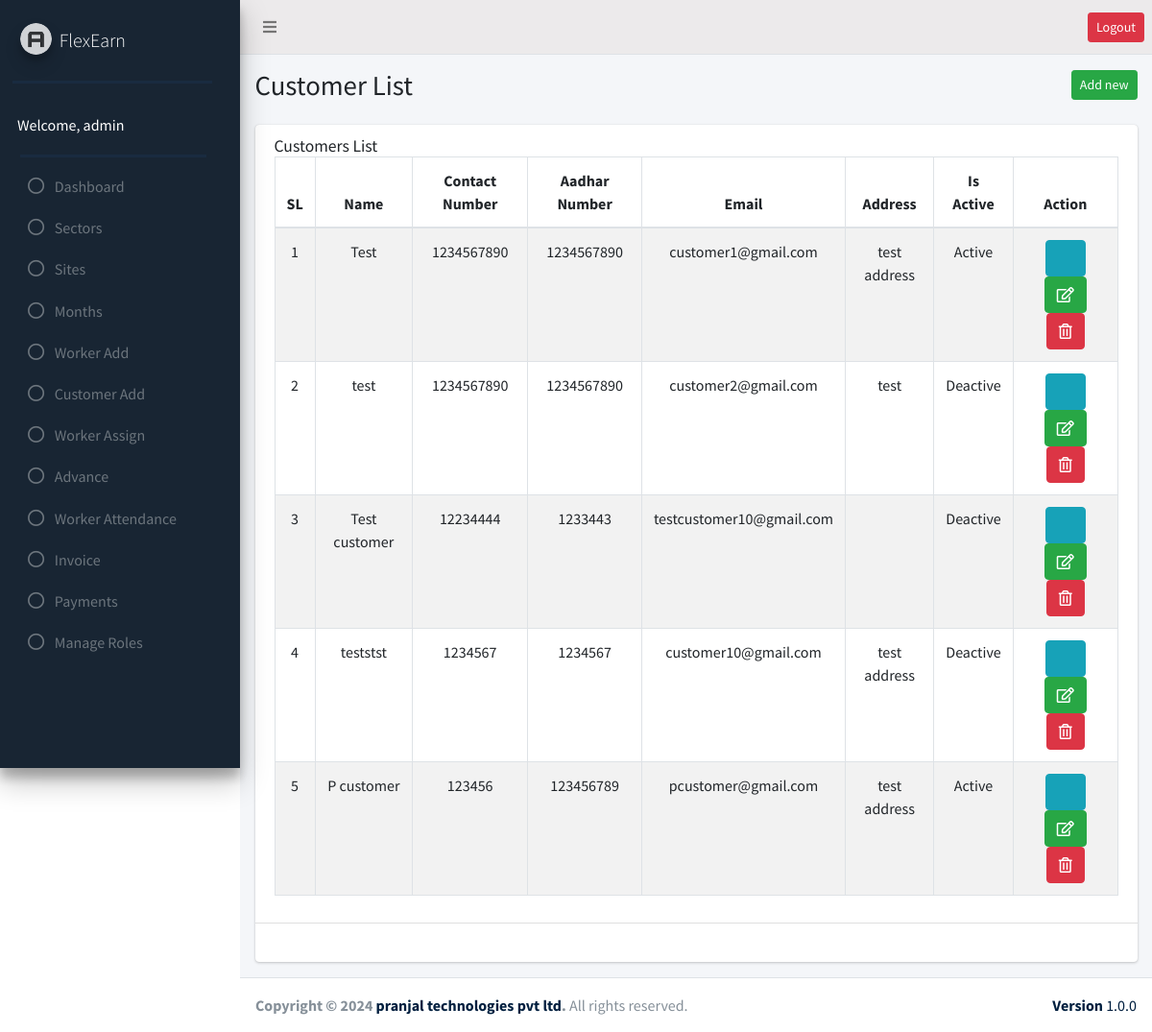
Page /Manpower/add_worker/view_customer.php (signed in) on the committed database.
### tables this page shows
CREATE TABLE `user_role` (
  `id` int(11) NOT NULL,
  `adminID` int(11) NOT NULL,
  `sites_edit` int(50) DEFAULT NULL,
  `sites_delete` int(50) DEFAULT NULL,
  `sectors_edit` int(50) DEFAULT NULL,
  `sectors_delete` int(50) DEFAULT NULL,
  `add_worker_edit` int(50) DEFAULT NULL,
  `add_worker_delete` int(50) DEFAULT NULL,
  `add_customer_edit` int(50) NOT NULL,
  `add_customer_delete` int(50) NOT NULL,
  `worker_assign_edit` int(50) DEFAULT NULL,
  `worker_assign_delete` int(50) DEFAULT NULL,
  `advance_edit` int(50) DEFAULT NULL,
  `advance_delete` int(50) DEFAULT NULL,
  `payments_edit` int(50) DEFAULT NULL,
  `payments_delete` int(50) DEFAULT NULL,
  `month_edit` int(50) DEFAULT NULL,
  `month_delete` int(50) DEFAULT NULL,
  `modules_edit` int(50) DEFAULT NULL,
  `modules_delete` int(50) DEFAULT NULL,
  `user_lists_edit` int(50) DEFAULT NULL,
  `user_lists_delete` int(50) DEFAULT NULL,
  `worker_attendance_edit` int(11) NOT NULL,
  `worker_attendance_delete` int(11) NOT NULL,
  `invoice_edit` int(11) NOT NULL,
  `invoice_delete` int(11) NOT NULL,
  `user_role_edit` int(50) NOT NULL,
  `user_role_delete` int(50) NOT NULL
);

CREATE TABLE `customers` (
  `id` int(11) NOT NULL,
  `name` varchar(100) NOT NULL,
  `contact_no` int(50) NOT NULL,
  `aadhar_no` varchar(50) NOT NULL,
  `email` varchar(100) NOT NULL,
  `address` varchar(200) NOT NULL,
  `password` varchar(50) NOT NULL,
  `is_active` int(1) NOT NULL
);

### Manpower/add_worker/view_customer.php (the view, shortened to what this page needs)
<?php
require_once("../header.php");
require_once("../sidebar.php");
require_once("../db_config.php");
$work = $conn->query("SELECT * FROM `customers`");
?>
<section class="content-header">
  <div class="container-fluid">
    <div class="row mb-2">
      <div class="col-sm-6">
        <h1 class="">Customer List</h1>
      </div>
      <div class="col-sm-6">
        <ol class="breadcrumb float-sm-right">
          <li class="breadcrumb-item"><a href="add_customer.php" class="btn btn-sm btn-success">Add new</a></li>
        </ol>
      </div>
    </div>
  </div>
</section>
<section class="content">
  <div class="container-fluid">
    <div class="row">
      <div class="col-md-12">
        <div class="card">
          <div class="card-header">
            <h2 class="card-title">Customers List</h2>
            <table class="table table-bordered table-striped text-center">
            <thead>
                <tr>
                    <th>SL</th>
                    <th>Name</th>
                    <th>Contact Number</th>
                    <th>Aadhar Number</th>
                    <th>Email</th>
                    <th>Address</th>
                    <th>Is Active</th>
                    <?php
                     $userRoleTable= $conn->query("SELECT * FROM `user_role` JOIN admin1 ON admin1.id= user_role.adminID WHERE `adminID`= $id");
                     while ($roleRow = $userRoleTable->fetch_assoc()) {
                       if( ($roleRow['add_customer_edit'] || $roleRow['add_customer_delete']) != '0'){ ?>
                        <th scope="col">Action</th>
                    <?php
                       }
                      }
                  ?>
                </tr>
            </thead>
            <tbody>
            <?php $sl=0; while($result = $work->fetch_assoc()){
                ?>
                <tr>
                    <td><?php echo ++$sl; ?></td>
                    <td><?php echo $result['name']; ?></td>
                    <td><?php echo $result['contact_no']; ?></td>
                    <td><?php echo $result['aadhar_no']; ?></td>
                    <td><?php echo $result['email']; ?></td>
                    <td><?php echo $result['address']; ?></td>
                    <td><?php echo ($result['is_active']) ? 'Active' : 'Deactive'; ?></td>
                    <td>
                        <a href="customer_details.php?id=<?php echo $result['id'] ?>" class="btn btn-info fas fa-info"></a>
                        <?php
                        $userRoleTable= $conn->query("SELECT * FROM `user_role` JOIN admin1 ON admin1.id= user_role.adminID WHERE `adminID`= $id");
                        while ($roleRow = $userRoleTable->fetch_assoc()) {
if ($roleRow['add_customer_edit']== '1') {  ?>
  <a href="customer_update.php?id=<?php echo $result['id'] ?>" class="btn btn-success fas fa-edit"></a>
<?php
}
if($roleRow['add_customer_delete']== '1'){ ?>
   <a href="customer_delete.php?id=<?php echo $result['id'] ?>" class="btn btn-danger fas fa-trash-alt"></a>
<?php
}
                         }
                    ?>
                    </td>
                </tr>
                <?php } ?>
            </tbody>
            </table>
          </div>
          <div class="card-body">
          </div>
        </div>
      </div>
    </div>
  </div>
</section>
<?php require("../footer.php"); ?>

### rows in the picture
user_role: add_customer_edit "Action"
customers: name "Test", contact_no "1234567890", aadhar_no "1234567890", email "customer1@gmail.com", address "test address", is_active "Active"
customers: name "test", contact_no "1234567890", aadhar_no "1234567890", email "customer2@gmail.com", address "test", is_active "Deactive"
customers: name "Test customer", contact_no "12234444", aadhar_no "1233443", email "testcustomer10@gmail.com", is_active "Deactive"
customers: name "teststst", contact_no "1234567", aadhar_no "1234567", email "customer10@gmail.com", address "test address", is_active "Deactive"
customers: name "P customer", contact_no "123456", aadhar_no "123456789", email "pcustomer@gmail.com", address "test address", is_active "Active"

### other values in the picture
$_SESSION['name'] "admin"
